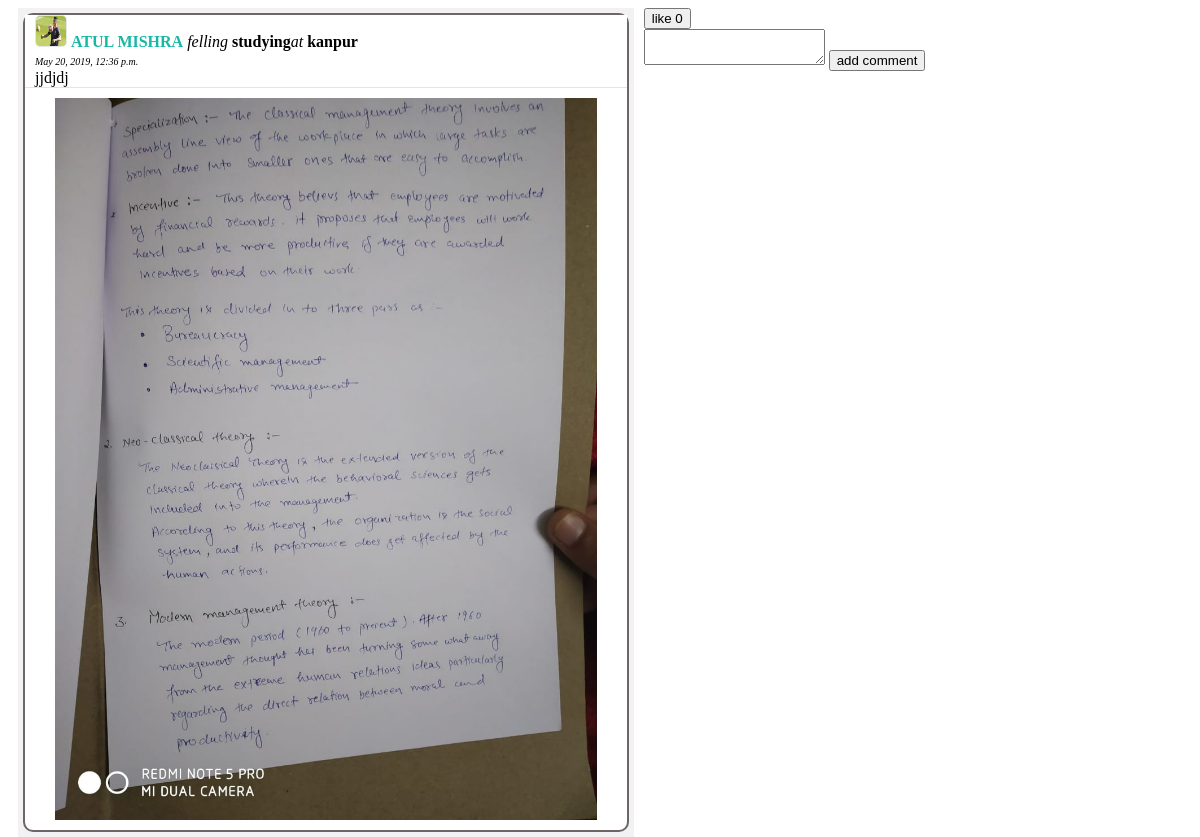
Screenshot of /viewpost/4 with the database file from the repository.
### app1/models.py (models this page shows)
class post(models.Model):
    id=models.IntegerField(primary_key=True)
    userid=models.ForeignKey(signup, on_delete=models.CASCADE)
    posttitle=models.CharField(max_length=100)
    postimage=models.ImageField(upload_to='images/')
    date=models.DateTimeField(auto_now_add=True)
    location=models.CharField(max_length=50)
    activity=models.CharField(max_length=30)

class signup(models.Model):
    firstname=models.CharField(max_length=15)
    lastname=models.CharField(max_length=10)
    emailid=models.CharField(max_length=30,primary_key=True)
    password=models.CharField(max_length=10)
    dobd=models.CharField(max_length=2)
    dobm=models.CharField(max_length=5)
    doby=models.CharField(max_length=4)
    gender=models.CharField(max_length=6)
    displayimage=models.ImageField(upload_to='images/')

### app1/views.py (the view)
# urls.py: path('viewpost/<int:id>',viewpost),
def viewpost(request,id,):
    a = post.objects.get(id=id)
    likedone=False
    no_of_likes = like.objects.filter(postid=a).count()
    comments = comment.objects.filter(postid=a)
    try:
        a1=like.objects.get(postid=id,userid=request.session["name"])
        likedone=True
    except:
        pass
    return render(request,'viewpost.html',{"b":a,"like":likedone,"nol":no_of_likes,"coms":comments})

### templates/viewpost.html (shortened to what this page needs)
{% load static%}
<!DOCTYPE html>
<html lang="en" dir="ltr">
  <head>
    <link rel="stylesheet" type="text/css" href="{%static 'css/post.css'%}">
  </head>
  <body>
<div class="main">
  <div class="middle1">
    <div class="div21">
            <div class="div211">
                <img src="{{b.userid.displayimage}}" style="height: 30px; width: 30px; border:1px solid rgba(10, 0, 0,0.1); border-radius: 5px;">
                <b style="color:rgb(23, 183, 164);font-family: verdana;">{{b.userid.firstname}} {{b.userid.lastname}}</b> <i>felling </i><b>{{b.activity}}</b><i>at </i><b>{{b.location}}</b><br>
                <i style="font-size:10px;">{{b.date}}</i> <br>
                <span>{{b.posttitle}} </span>
            </div>
            <div class="div212">
              <img src="{{b.postimage}}" class="postimage">
            </div>
      </div>
  </div>
  <div class="lico" >
    <form method="POST" action="http://127.0.0.1:8000/like/{{b.id}}/">
{%if like%}
          <input type="submit" value="liked | {{nol}}" disabled>
          {%else%}
          <input type="submit" value="like {{nol}}" />
          {%endif%}
    </form>
    <form method="POST" action="http://127.0.0.1:8000/comment/{{b.id}}/">
       <textarea name="comment">
       </textarea>
      <input type="submit" value="add comment">
  </form>
 </div>
</div>
</body>
</html>

### static/css/post.css (style rules this page uses)
.middle1 { float: left; width: 52%; background-color: #f2f2f2; margin-left: 10px; margin-right: 10px; }
.div21 { background-color: white; margin:5px 5px; border: 2px solid rgba(10, 0, 0,0.6); border-radius: 10px; }
.div212 { position: relative; }
.postimage { margin: auto; display: block; padding: 10px; height: auto; width: 90%; }
.div211 { padding-left:10px; background-color: white; border-bottom:1px solid rgba(10, 0, 0,0.1); }
.lico { float: left; width:36%; height: auto; }

### rows the page displays
post: userid.displayimage (picture), userid.firstname "ATUL", userid.lastname "MISHRA", activity "studying", location "kanpur", date "May 20, 2019, 12:36 p.m.", posttitle "jjdjdj", postimage (picture)
